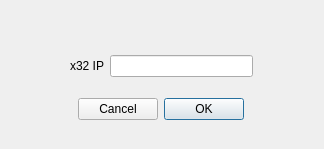
<?xml version="1.0" encoding="UTF-8"?>
<ui version="4.0">
 <class>Dialog</class>
 <widget class="QDialog" name="Dialog">
  <property name="geometry">
   <rect>
    <x>0</x>
    <y>0</y>
    <width>324</width>
    <height>149</height>
   </rect>
  </property>
  <property name="windowTitle">
   <string>Dialog</string>
  </property>
  <widget class="QWidget" name="layoutWidget">
   <property name="geometry">
    <rect>
     <x>70</x>
     <y>40</y>
     <width>183</width>
     <height>96</height>
    </rect>
   </property>
   <layout class="QGridLayout" name="gridLayout">
    <item row="1" column="0" colspan="2">
     <widget class="QDialogButtonBox" name="buttonBox">
      <property name="enabled">
       <bool>true</bool>
      </property>
      <property name="layoutDirection">
       <enum>Qt::RightToLeft</enum>
      </property>
      <property name="autoFillBackground">
       <bool>false</bool>
      </property>
      <property name="orientation">
       <enum>Qt::Horizontal</enum>
      </property>
      <property name="standardButtons">
       <set>QDialogButtonBox::Cancel|QDialogButtonBox::Ok</set>
      </property>
      <property name="centerButtons">
       <bool>true</bool>
      </property>
     </widget>
    </item>
    <item row="0" column="0">
     <widget class="QLabel" name="label">
      <property name="text">
       <string>x32 IP</string>
      </property>
     </widget>
    </item>
    <item row="0" column="1">
     <widget class="QLineEdit" name="lineEdit"/>
    </item>
   </layout>
  </widget>
 </widget>
 <resources/>
 <connections>
  <connection>
   <sender>buttonBox</sender>
   <signal>accepted()</signal>
   <receiver>Dialog</receiver>
   <slot>accept()</slot>
   <hints>
    <hint type="sourcelabel">
     <x>248</x>
     <y>254</y>
    </hint>
    <hint type="destinationlabel">
     <x>157</x>
     <y>274</y>
    </hint>
   </hints>
  </connection>
  <connection>
   <sender>buttonBox</sender>
   <signal>rejected()</signal>
   <receiver>Dialog</receiver>
   <slot>reject()</slot>
   <hints>
    <hint type="sourcelabel">
     <x>316</x>
     <y>260</y>
    </hint>
    <hint type="destinationlabel">
     <x>286</x>
     <y>274</y>
    </hint>
   </hints>
  </connection>
 </connections>
</ui>
